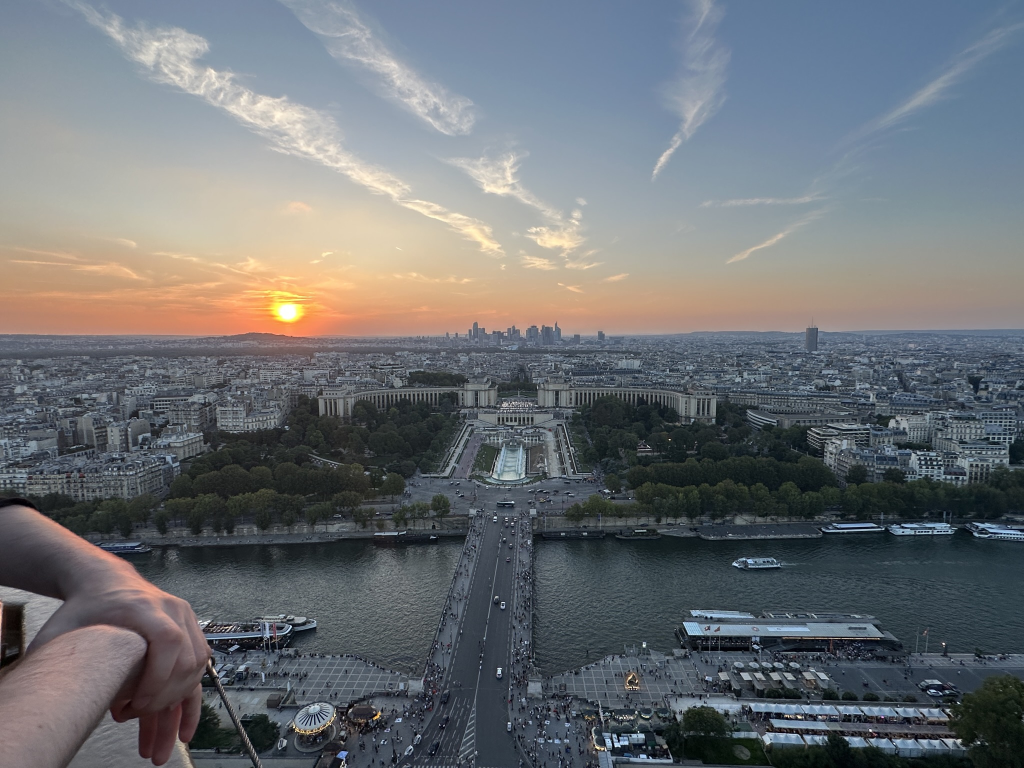
#> input picture review_opencv/images/4.jpeg, 2048 x 1536 px, found by its file name (shown at 1/2 size)
$ python Image_Annotation.py
#> lines starting #> are read from the running program, lines starting #| are printed output that depends on the picture; after the words box and inside, x2 and y2 are one past the last pixel; in counts of white or black regions, pixels touching at a corner belong together
import os
import cv2
import numpy as np
import matplotlib.pyplot as plt

plt.rcParams['figure.figsize'] = (20, 10)
image = cv2.imread("review_opencv/images/4.jpeg", cv2.IMREAD_COLOR)
#> image is the input picture: shape (1536, 2048, 3); mean B, G, R 115.4, 111.6, 108.1
plt.imshow(image[:, :, ::-1])
plt.show()
# [5 lines of commented-out code are left out]
imageLine = image.copy()
cv2.line(imageLine, (0, 0), (2047, 1535), (0, 255, 255), thickness=10, lineType=cv2.LINE_8) # x,y sequence
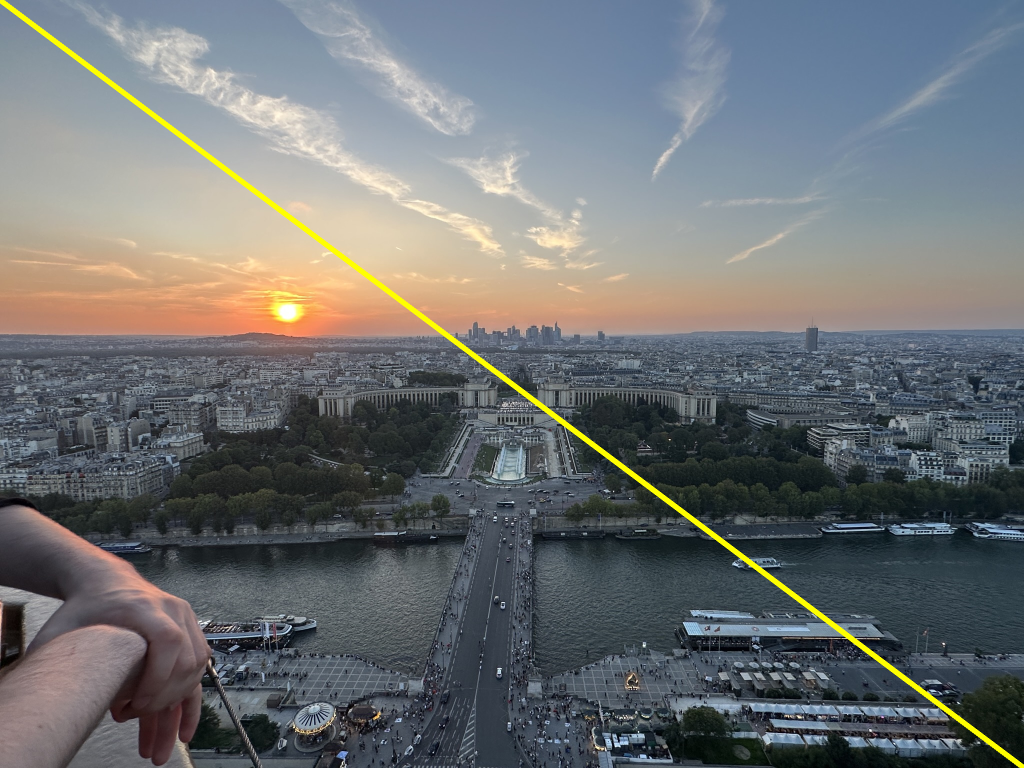
#> imageLine: shape (1536, 2048, 3) (shown at 1/2 size); 0.87% of pixels changed, all inside (x1, y1, x2, y2) = (0, 0, 2048, 1536)
plt.imshow(imageLine[:, :, ::-1])
plt.show()
image_rectangle = image.copy()
cv2.rectangle(image_rectangle, (500, 1000), (1500, 500), (0, 255, 0), thickness=5, lineType=cv2.LINE_4)
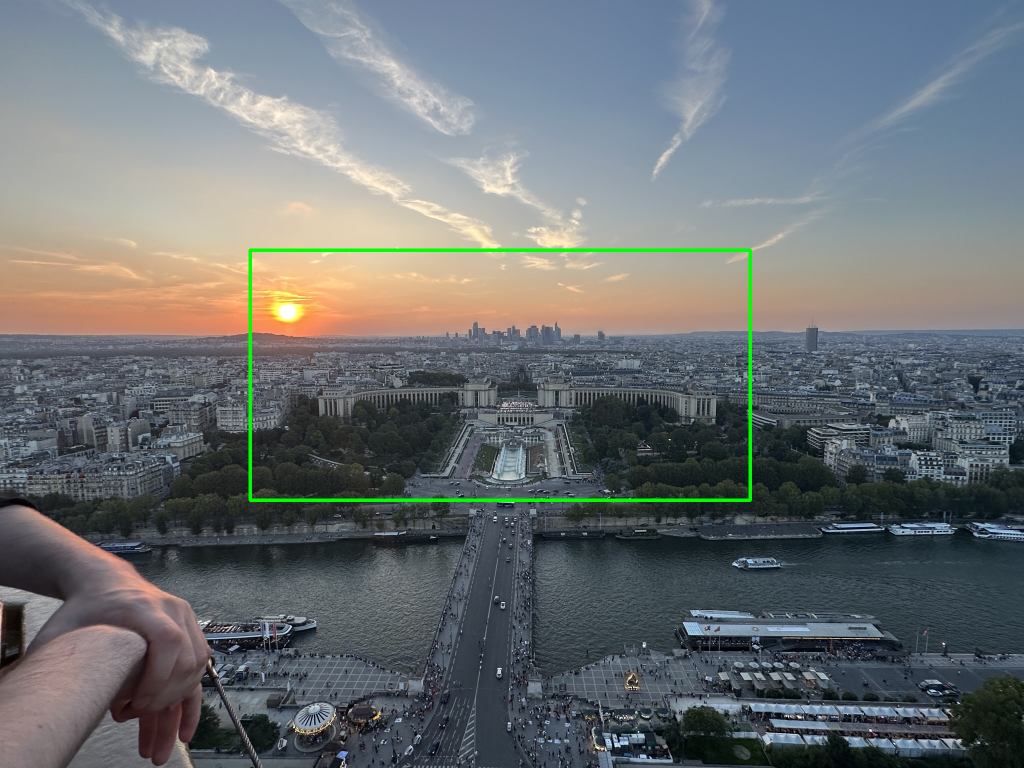
#> image_rectangle: shape (1536, 2048, 3) (shown at 1/2 size); 0.67% of pixels changed, all inside (x1, y1, x2, y2) = (497, 497, 1504, 1004)
plt.imshow(image_rectangle[:, :, ::-1])
plt.show()
image_circle = image.copy()
cv2.circle(image_circle, (1024, 768), 500, (255, 0, 0), thickness=10, lineType=cv2.LINE_AA)
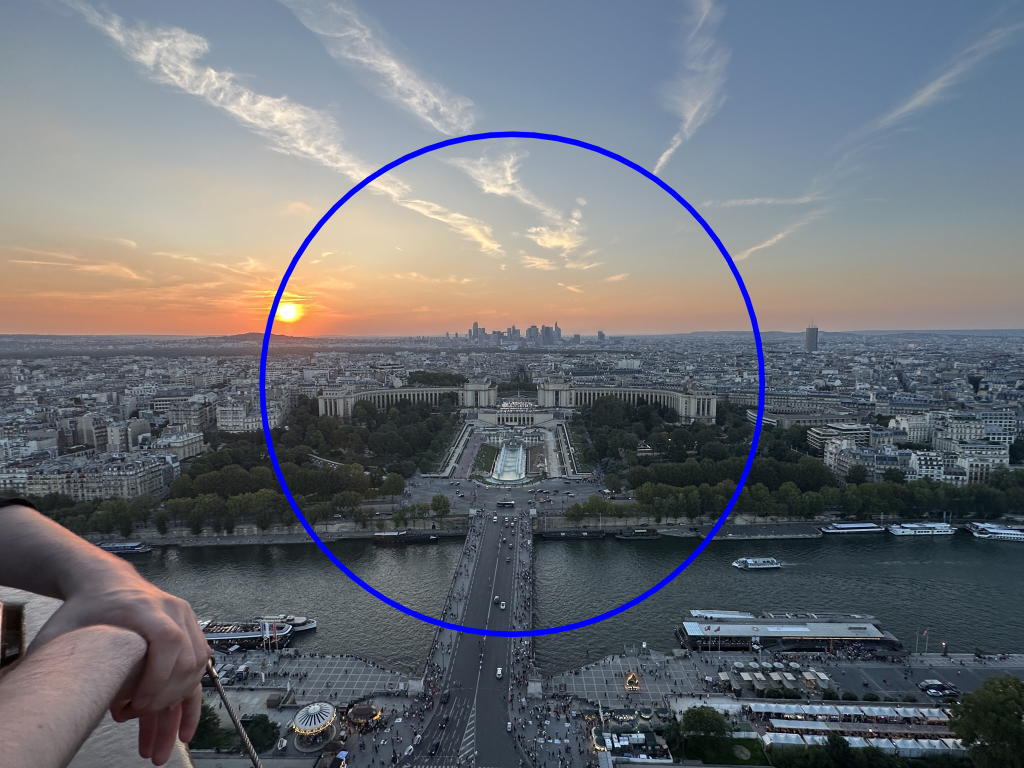
#> image_circle: shape (1536, 2048, 3) (shown at 1/2 size); 1.27% of pixels changed, all inside (x1, y1, x2, y2) = (518, 262, 1531, 1275)
plt.imshow(image_circle[:, :, ::-1])
plt.show()
image_text = image.copy()
# text = "The Beauty of Paris above the Eiffel Tower"
fontScale = 2.0
fontFace = cv2.FONT_HERSHEY_COMPLEX
fontColor = (255, 0, 0)
fontThickness = 5

cv2.putText(image_text, "The Beauty of Paris above the Eiffel Tower", (100, 100), fontFace, fontScale, fontColor, fontThickness, lineType=cv2.LINE_AA)
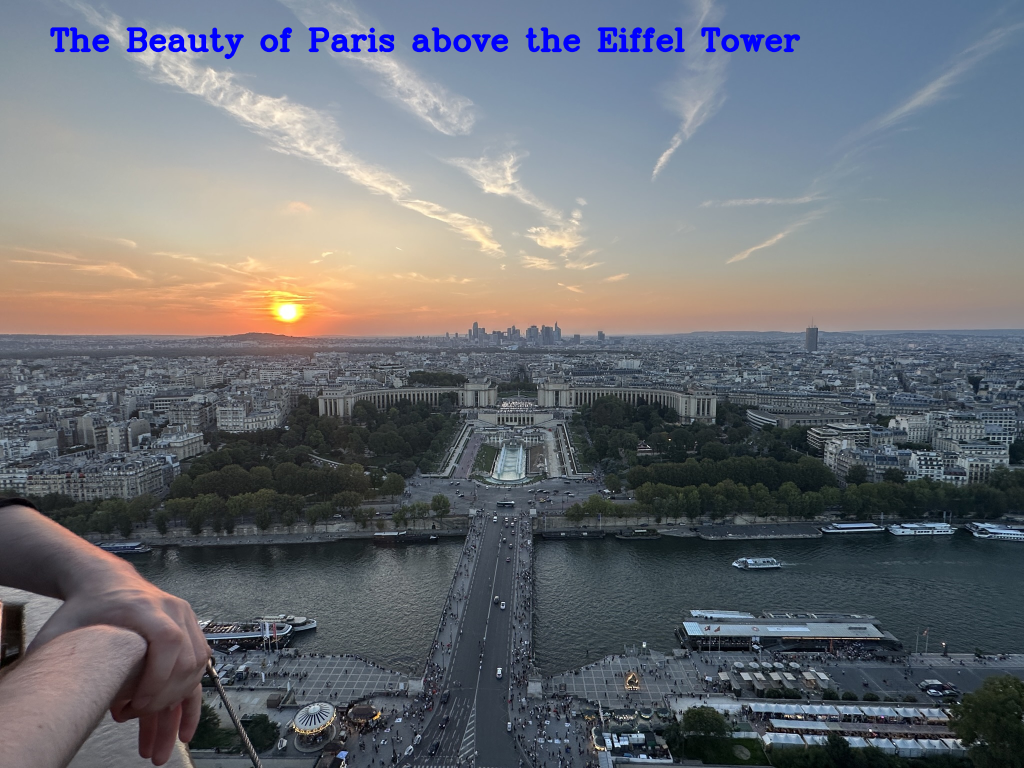
#> image_text: shape (1536, 2048, 3) (shown at 1/2 size); 1.04% of pixels changed, all inside (x1, y1, x2, y2) = (100, 54, 1601, 119)

# plt.imshow(image_text[:, :, ::-1])
# plt.show()
cv2.imshow("Image with Text", image_text)
cv2.waitKey(0) # wait for any key to be pressed
cv2.destroyAllWindows() # if any key is pressed, close the window

$ run again, with review_opencv/images/2.jpeg copied over review_opencv/images/4.jpeg
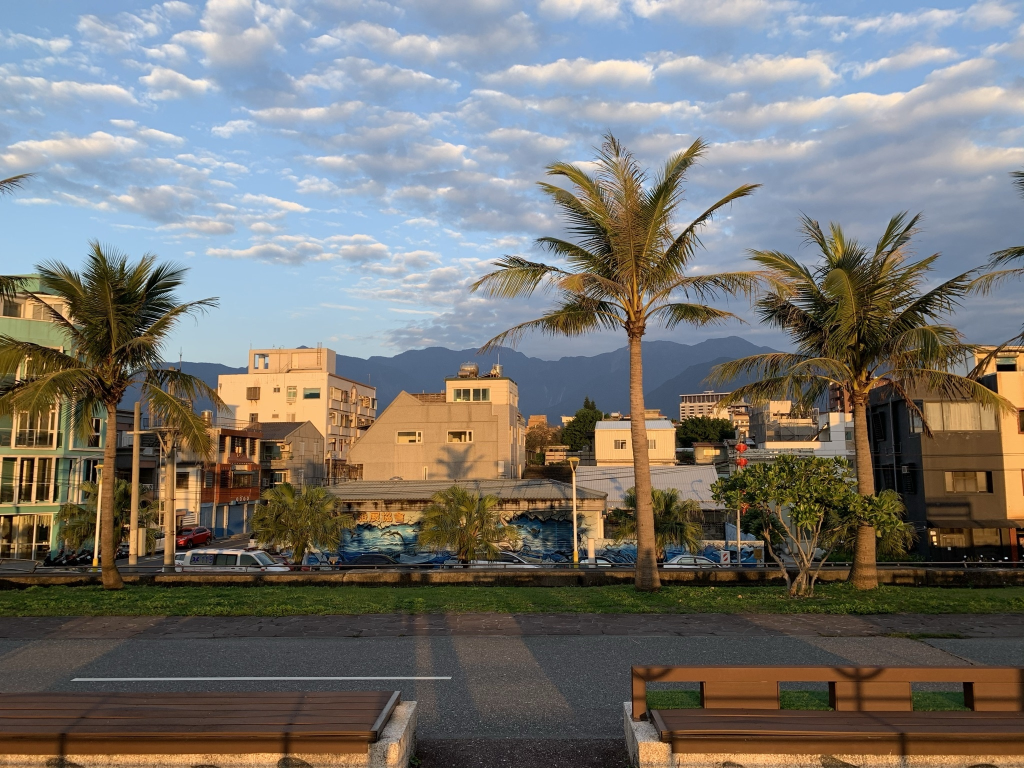
#> input picture review_opencv/images/2.jpeg, 2048 x 1536 px, found by its file name (shown at 1/2 size)
#> image is the input picture: shape (1536, 2048, 3); mean B, G, R 112.9, 117.6, 120
#> imageLine: shape (1536, 2048, 3); 0.87% of pixels changed, all inside (x1, y1, x2, y2) = (0, 0, 2048, 1536)
#> image_rectangle: shape (1536, 2048, 3); 0.67% of pixels changed, all inside (x1, y1, x2, y2) = (497, 497, 1504, 1004)
#> `cv2.circle(image_circle, (1024, 768), 500, (255, 0, 0), thickness=10, ..`:
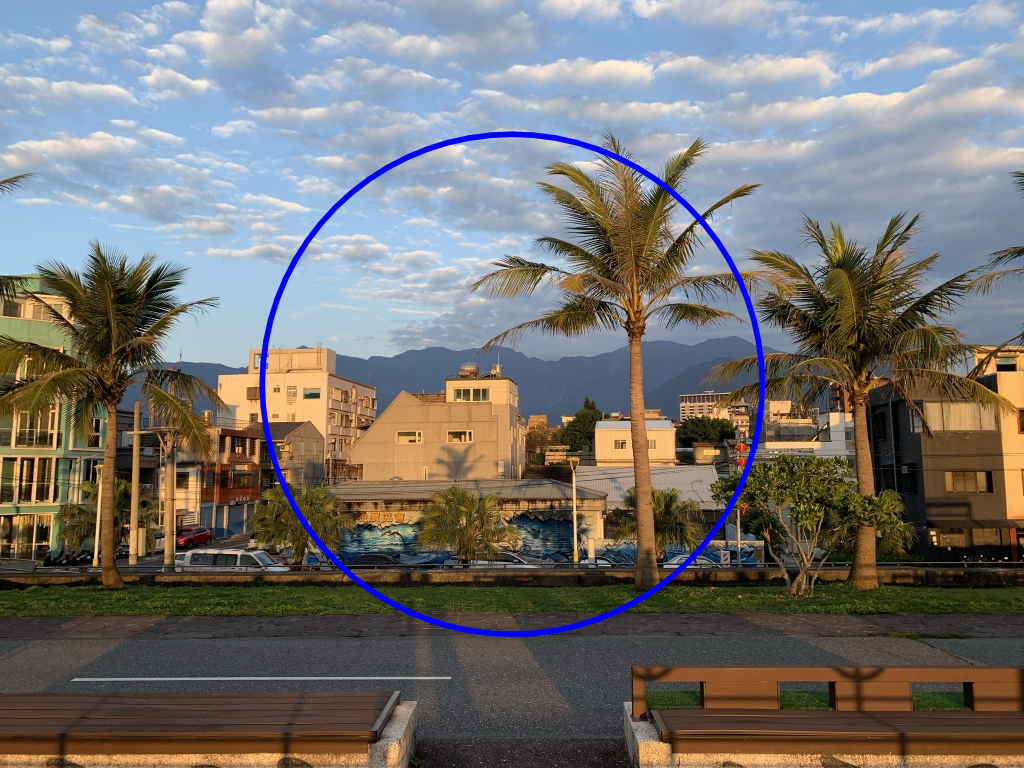
#> image_circle: shape (1536, 2048, 3) (shown at 1/2 size); 1.27% of pixels changed, all inside (x1, y1, x2, y2) = (518, 262, 1531, 1275)
#> `cv2.putText(image_text, "The Beauty of Paris above the Eiffel Tower", ..`:
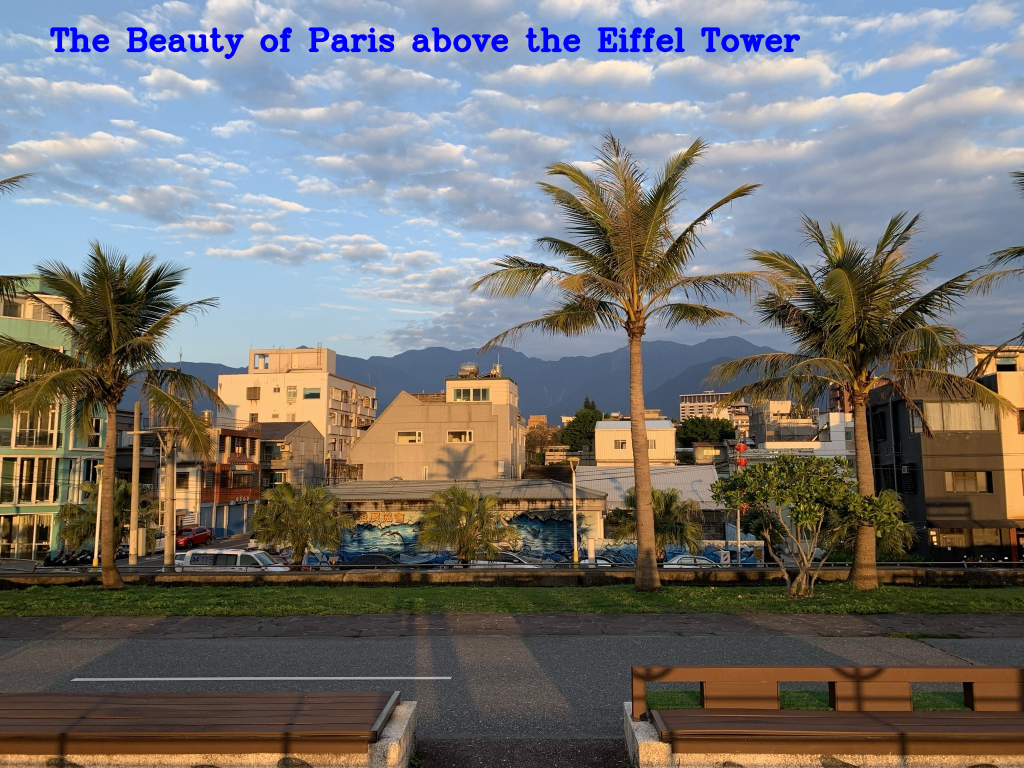
#> image_text: shape (1536, 2048, 3) (shown at 1/2 size); 1.04% of pixels changed, all inside (x1, y1, x2, y2) = (100, 54, 1601, 119)

$ run again, with review_opencv/images/5.jpeg copied over review_opencv/images/4.jpeg
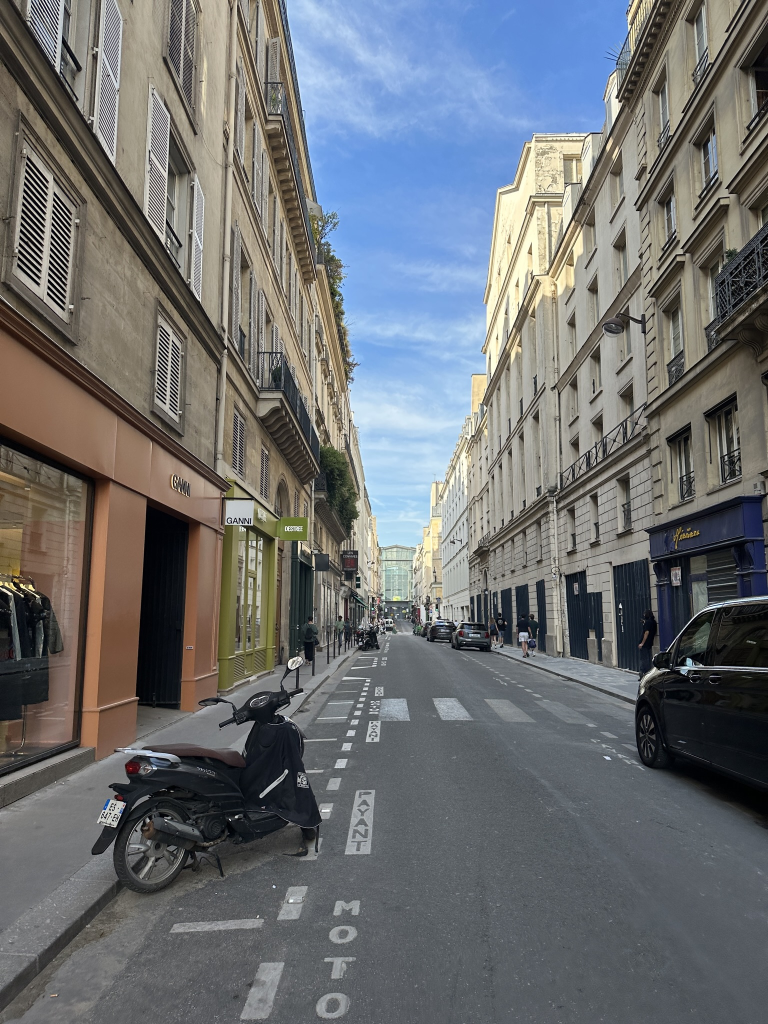
#> input picture review_opencv/images/5.jpeg, 1536 x 2048 px, found by its file name (shown at 1/2 size)
#> image is the input picture: shape (2048, 1536, 3); mean B, G, R 113.5, 111.3, 108.9
#> imageLine: shape (2048, 1536, 3); 0.65% of pixels changed, all inside (x1, y1, x2, y2) = (0, 0, 1536, 1159)
#> image_rectangle: shape (2048, 1536, 3); 0.67% of pixels changed, all inside (x1, y1, x2, y2) = (497, 497, 1504, 1004)
#> `cv2.circle(image_circle, (1024, 768), 500, (255, 0, 0), thickness=10, ..`:
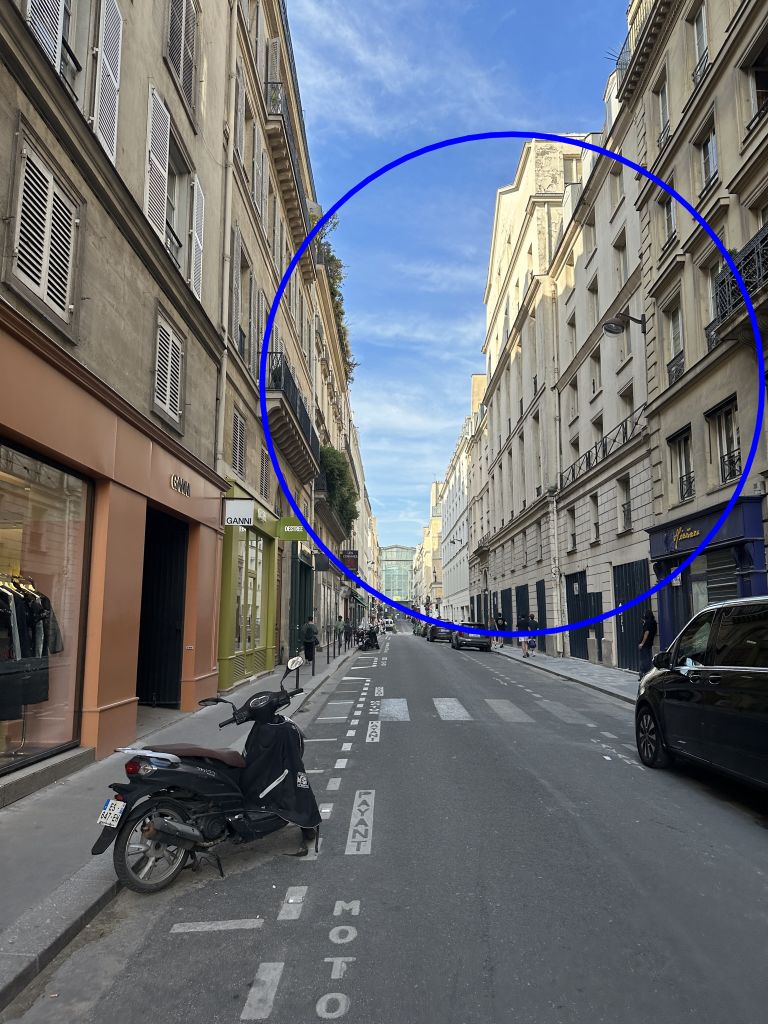
#> image_circle: shape (2048, 1536, 3) (shown at 1/2 size); 1.27% of pixels changed, all inside (x1, y1, x2, y2) = (518, 262, 1531, 1275)
#> `cv2.putText(image_text, "The Beauty of Paris above the Eiffel Tower", ..`:
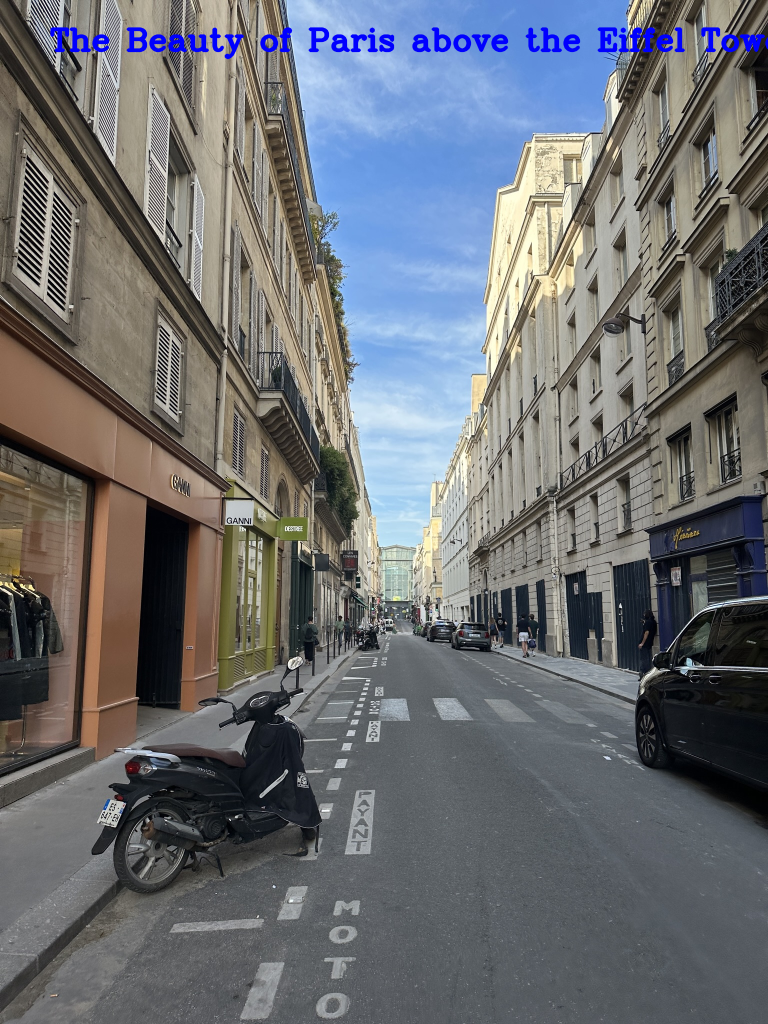
#> image_text: shape (2048, 1536, 3) (shown at 1/2 size); 1% of pixels changed, all inside (x1, y1, x2, y2) = (100, 54, 1536, 119)
